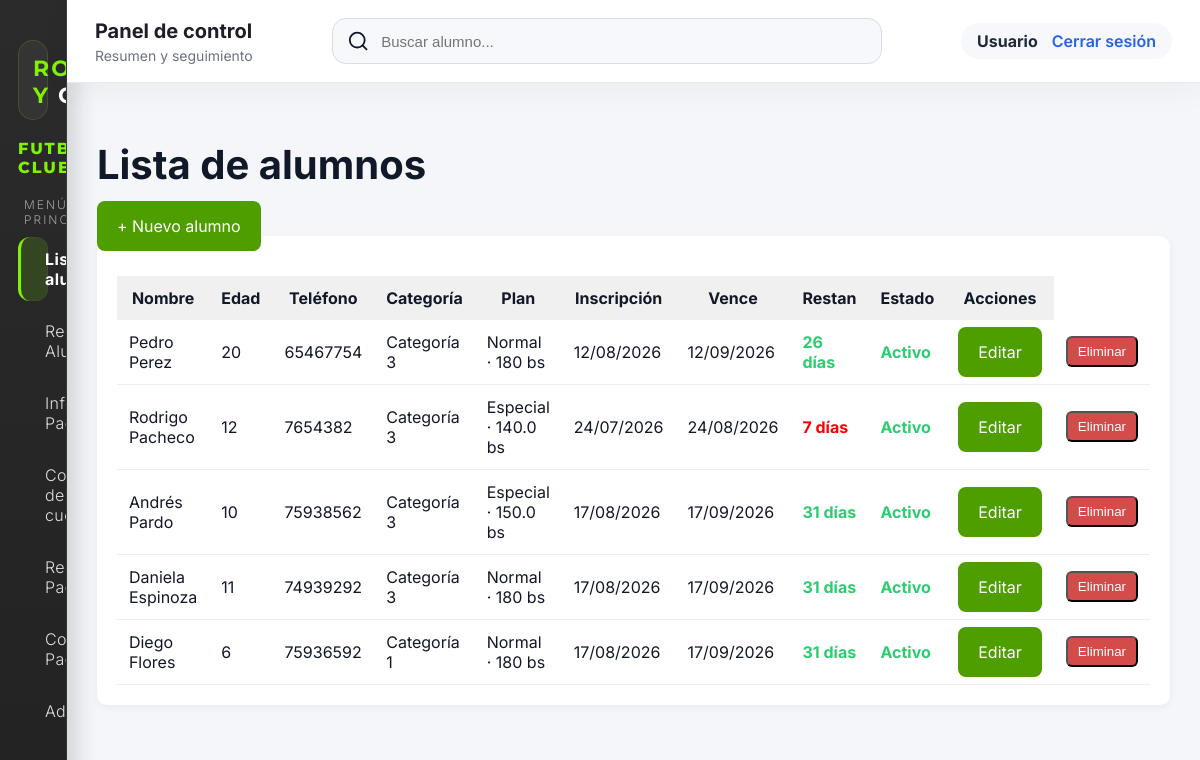
The app's page / (signed in) with its own data.
### app/models.py (models this page shows)
class Alumno(db.Model):
    id = db.Column(db.Integer, primary_key=True)  # ID único
    nombre = db.Column(db.String(100))            # Nombre del alumno
    edad = db.Column(db.Integer)                  # Edad
    telefono = db.Column(db.String(20))           # Teléfono
    categoria = db.Column(db.String(100))         # Categoría asignada
    plan = db.Column(db.String(50))               # Plan de inscripción
    monto_inscripcion = db.Column(db.Float)       # Monto exacto del plan especial
    nombre_padre = db.Column(db.String(100))      # Nombre del padre/tutor
    telefono_padre = db.Column(db.String(20))     # Teléfono del padre/tutor
    fecha_inscripcion = db.Column(db.Date)        # Fecha de inscripción
    fecha_vencimiento = db.Column(db.Date)        # Fecha de vencimiento de la mensualidad

### app/routes/alumnos.py (the view)
@alumnos_bp.route('/')
@login_required
def alumnos():
    alumnos = Alumno.query.order_by(Alumno.id.desc()).all()
    pagos = Pago.query.all()
    mes_actual = MESES_ES[datetime.now().month]
    lista = []
    for alumno in alumnos:
        estado = 'Inactivo'
        for p in pagos:
            if p.alumno_id == alumno.id and p.mes == mes_actual:
                estado = 'Activo'
        fecha_vencimiento = alumno.fecha_vencimiento or calcular_fecha_vencimiento(alumno.fecha_inscripcion)
        dias_restantes = calcular_dias_restantes(fecha_vencimiento)
        vigencia = obtener_estado_vigencia(fecha_vencimiento)
        lista.append({
            "id": alumno.id,
            "nombre": alumno.nombre,
            "edad": alumno.edad,
            "telefono": alumno.telefono,
            "categoria": alumno.categoria or 'Sin categoría',
            "plan": alumno.plan or 'Sin plan',
            "monto_inscripcion": alumno.monto_inscripcion,
            "estado": estado,
            "fecha_inscripcion": formatear_fecha(alumno.fecha_inscripcion),
            "fecha_vencimiento": formatear_fecha(fecha_vencimiento),
            "dias_restantes": dias_restantes,
            "vigencia": vigencia,
        })
    return render_template('alumnos.html', alumnos=lista)

### app/helpers.py (called while the page is built)
def parsear_fecha(valor):
    if isinstance(valor, date):
        return valor
    if isinstance(valor, datetime):
        return valor.date()
    if not valor:
        return datetime.now().date()
    try:
        return datetime.strptime(valor, '%Y-%m-%d').date()
    except ValueError:
        return datetime.now().date()

def calcular_fecha_vencimiento(fecha_inscripcion):
    fecha = parsear_fecha(fecha_inscripcion)
    year = fecha.year
    month = fecha.month + 1
    if month > 12:
        month = 1
        year += 1
    day = fecha.day
    try:
        return date(year, month, day)
    except ValueError:
        last_day = calendar.monthrange(year, month)[1]
        return date(year, month, min(day, last_day))

def calcular_dias_restantes(fecha_vencimiento):
    fecha_vencimiento = parsear_fecha(fecha_vencimiento)
    hoy = datetime.now().date()
    return (fecha_vencimiento - hoy).days

def formatear_fecha(fecha):
    fecha = parsear_fecha(fecha)
    return fecha.strftime('%d/%m/%Y')

def obtener_estado_vigencia(fecha_vencimiento):
    dias = calcular_dias_restantes(fecha_vencimiento)
    if dias < 0:
        return 'Vencida'
    if dias <= 7:
        return 'Por vencer'
    return 'Vigente'

### templates/alumnos.html (shortened to what this page needs)
<!DOCTYPE html>
<html>
<head>
    <link rel="stylesheet" href="/static/styles.css">
</head>
<body>
    {% extends 'base.html' %}
    {% block content %}
<h1>Lista de alumnos</h1>
<a href="/nuevo" class="btn">+ Nuevo alumno</a>
<div class="card">
    <table>
        <tr>
            <th>Nombre</th>
            <th>Edad</th>
            <th>Teléfono</th>
            <th>Categoría</th>
            <th>Plan</th>
            <th>Inscripción</th>
            <th>Vence</th>
            <th>Restan</th>
            <th>Estado</th>
            <th>Acciones</th>
        </tr>
        {% for alumno in alumnos %}
        <tr>
            <td>{{ alumno.nombre }}</td>
            <td>{{ alumno.edad }}</td>
            <td>{{ alumno.telefono }}</td>
            <td>{{ alumno.categoria or 'Sin categoría' }}</td>
            <td>
                {% if alumno.plan == 'especial' %}
                    Especial · {{ alumno.monto_inscripcion }} bs
                {% elif alumno.plan == 'normal' %}
                    Normal · 180 bs
                {% else %}
                    {{ alumno.plan or 'Sin plan' }}
                {% endif %}
            </td>
            <td>{{ alumno.fecha_inscripcion or 'Sin fecha' }}</td>
            <td>{{ alumno.fecha_vencimiento or 'Sin fecha' }}</td>
            <td>
                {% if alumno.dias_restantes is not none %}
                    {% if alumno.dias_restantes < 0 %}
                        <span class="inactivo">Vencida</span>
                    {% elif alumno.dias_restantes <= 7 %}
                        <span class="inactivo">{{ alumno.dias_restantes }} días</span>
                    {% else %}
                        <span class="activo">{{ alumno.dias_restantes }} días</span>
                    {% endif %}
                {% else %}
                    Sin fecha
                {% endif %}
            </td>
            <td>
                {% if alumno.estado == "Activo" %}
                    <span class="activo">Activo</span>
                {% else %}
                    <span class="inactivo">Inactivo</span>
                {% endif %}
            </td>
           <td>
            <a href="/editar_alumno/{{ alumno.id }}" class="btn">
                Editar
            </a>
        </td>
            <td>
               <form action="/eliminar_alumno/{{ alumno.id }}" method="POST" style="display:inline;">
                <button type="submit" class="btn-eliminar" onclick="return confirm('¿Eliminar este alumno?')">
                     Eliminar
                </button>
            </form>
            </td>
        </tr>
        {% endfor %}
    </table>
</div>
{% endblock %}

### static/styles.css (style rules this page uses)
:root { --primary-color-green:#80F300; --secondary-color-black:#3B3B3B; --text-color:#66B032 ; --dark-green: #4E9E00; --light-green: #A3FF33; --sidebar-text-color: #E0E0E0; --color-for-hover: #ADADAD; }
body { margin: 0; font-family: 'Inter', system-ui, -apple-system, 'Segoe UI', Roboto, 'Helvetica Neue', Arial; background-color: #f4f6f9; font-weight: 400; color: #111827; }
.card { background: white; padding: 20px; border-radius: 10px; box-shadow: 0px 2px 8px rgba(0,0,0,0.05); }
.card form { justify-content: center; align-items: center; display: flex; flex-direction: column; }
.btn { background: var(--dark-green); color: white; padding: 15px 20px; border-radius: 8px; text-decoration: none; border: none; font-size: 16px; }
table { width: 100%; border-collapse: collapse; margin-top: 20px; }
th { background: #f0f0f0; padding: 12px; }
td { padding: 12px; border-bottom: 1px solid #eee; }
.activo { color: #2ecc71; font-weight: bold; }
.inactivo { color: red; font-weight: bold; }
.btn-eliminar { background: #D44C49; color: white; padding: 6px 10px; border-radius: 6px; text-decoration: none; }
h1 { font-size: 40px; }

### records on screen
Alumno: nombre "Pedro Perez", edad "20", telefono "65467754", categoria "Categoría 3", plan "Normal · 180 bs", fecha_inscripcion "12/08/2026", fecha_vencimiento "12/09/2026", dias_restantes "26"
Alumno: nombre "Rodrigo Pacheco", edad "12", telefono "7654382", categoria "Categoría 3", monto_inscripcion "140.0", fecha_inscripcion "24/07/2026", fecha_vencimiento "24/08/2026", dias_restantes "7"
Alumno: nombre "Andrés Pardo", edad "10", telefono "75938562", categoria "Categoría 3", monto_inscripcion "150.0", fecha_inscripcion "17/08/2026", fecha_vencimiento "17/09/2026", dias_restantes "31"
Alumno: nombre "Daniela Espinoza", edad "11", telefono "74939292", categoria "Categoría 3", plan "Normal · 180 bs", fecha_inscripcion "17/08/2026", fecha_vencimiento "17/09/2026", dias_restantes "31"
Alumno: nombre "Diego Flores", edad "6", telefono "75936592", categoria "Categoría 1", plan "Normal · 180 bs", fecha_inscripcion "17/08/2026", fecha_vencimiento "17/09/2026", dias_restantes "31"
